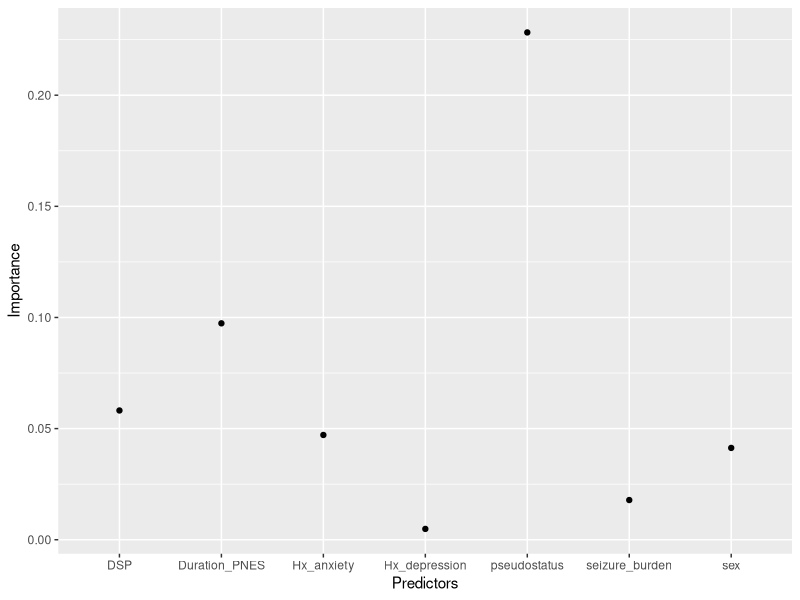
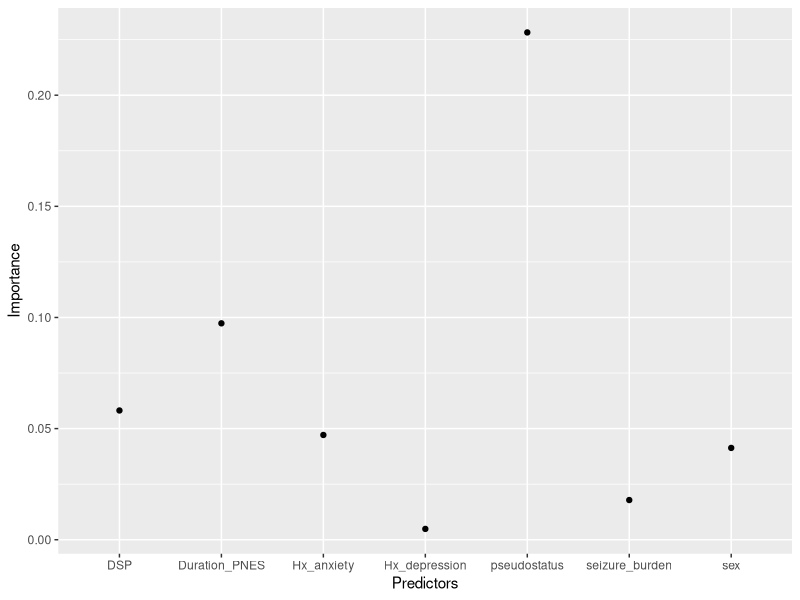

Write the R code that produced these figures, in order.
## ---- chunk 1
library(ggplot2)
#df
## Duration_PNES  0.097375702
## pseudostatus   0.228258071
## Hx_anxiety     0.047137943
## Hx_depression  0.005876098
## DSP            0.058153368
## seizure_burden 0.017863413
## sex            0.041313760

df<-data.frame("Predictors"=c("Duration_PNES","pseudostatus","Hx_anxiety","Hx_depression","DSP","seizure_burden","sex"),"Importance"=c(0.09737,0.22825, 0.047137,0.00487,0.058153,0.01786,0.04131))

#dimensions of data frame
dim(df)

#variables in data frame
colnames(df)

#scatter plot uses geom_point 
ggplot(df, aes(x=Predictors,y=Importance))+geom_point()

#The data frame above is unordered
#Predictors is a factor

Predictors=c("Duration_PNES","pseudostatus","Hx_anxiety","Hx_depression","DSP","seizure_burden","sex")

df<-data.frame(
  Predictors=as.factor(Predictors),
  levels=Predictors,
  "Importance"=c(0.09737,0.22825, 0.047137,0.00487,0.058153,0.01786,0.04131))

#scatter plot useing ordered factors
ggplot(df, aes(x=Predictors,y=Importance))+geom_point()

## ---- chunk 2
knitr::kable(
  head(df, 10), caption = 'An example table using data above',
  booktabs = TRUE
)
